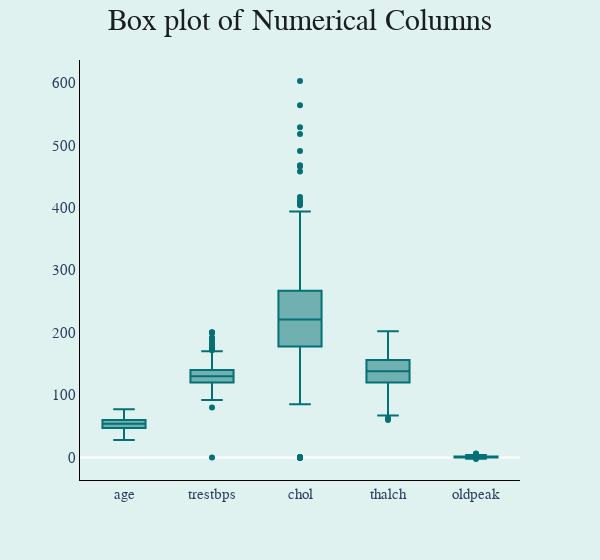

Write notebook code for a chart like this one.
### Markdown cell above
7.4 | CHECKING OUTLIERS

### Code cell
fig = px.box(heart[['age', 'trestbps', 'chol', 'thalch', 'oldpeak']],color_discrete_sequence=['#057075'])
fig.update_layout(paper_bgcolor='#dff2ef', plot_bgcolor='#dff2ef', title = 'Box plot of Numerical Columns', width=600, title_x=0.5, title_font_family="Times New Roman", title_font_color="#191e1f", title_font_size=30, font_family="Calibri", font_size=15)
fig.update_xaxes(title=None, tickfont_family="Arial Black", linecolor='black', showgrid=False)
fig.update_yaxes(title=None, tickfont_family="Arial Black", linecolor='black', showgrid=False)
fig.show()

### Figure 1 — Plotly figure (JSON) as saved in the notebook; plotly's stock layout.template omitted (floating-point values rounded to 4 significant figures; data arrays with more than 128 entries replaced by an {"elided": "..."} marker saying what was removed)
{"data": [{"alignmentgroup": "True", "hovertemplate": "variable=%{x}<br>value=%{y}<extra></extra>", "legendgroup": "", "marker": {"color": "#057075"}, "name": "", "notched": false, "offsetgroup": "", "orientation": "v", "showlegend": false, "type": "box", "x": {"elided": "4600 str values"}, "x0": " ", "xaxis": "x", "y": {"elided": "4600 float values"}, "y0": " ", "yaxis": "y"}], "layout": {"boxmode": "group", "font": {"family": "Calibri", "size": 15}, "legend": {"tracegroupgap": 0}, "margin": {"t": 60}, "paper_bgcolor": "#dff2ef", "plot_bgcolor": "#dff2ef", "title": {"font": {"color": "#191e1f", "family": "Times New Roman", "size": 30}, "text": "Box plot of Numerical Columns", "x": 0.5}, "width": 600, "xaxis": {"anchor": "y", "domain": [0, 1], "linecolor": "black", "showgrid": false, "tickfont": {"family": "Arial Black"}, "title": {}}, "yaxis": {"anchor": "x", "domain": [0, 1], "linecolor": "black", "showgrid": false, "tickfont": {"family": "Arial Black"}, "title": {}}}}
